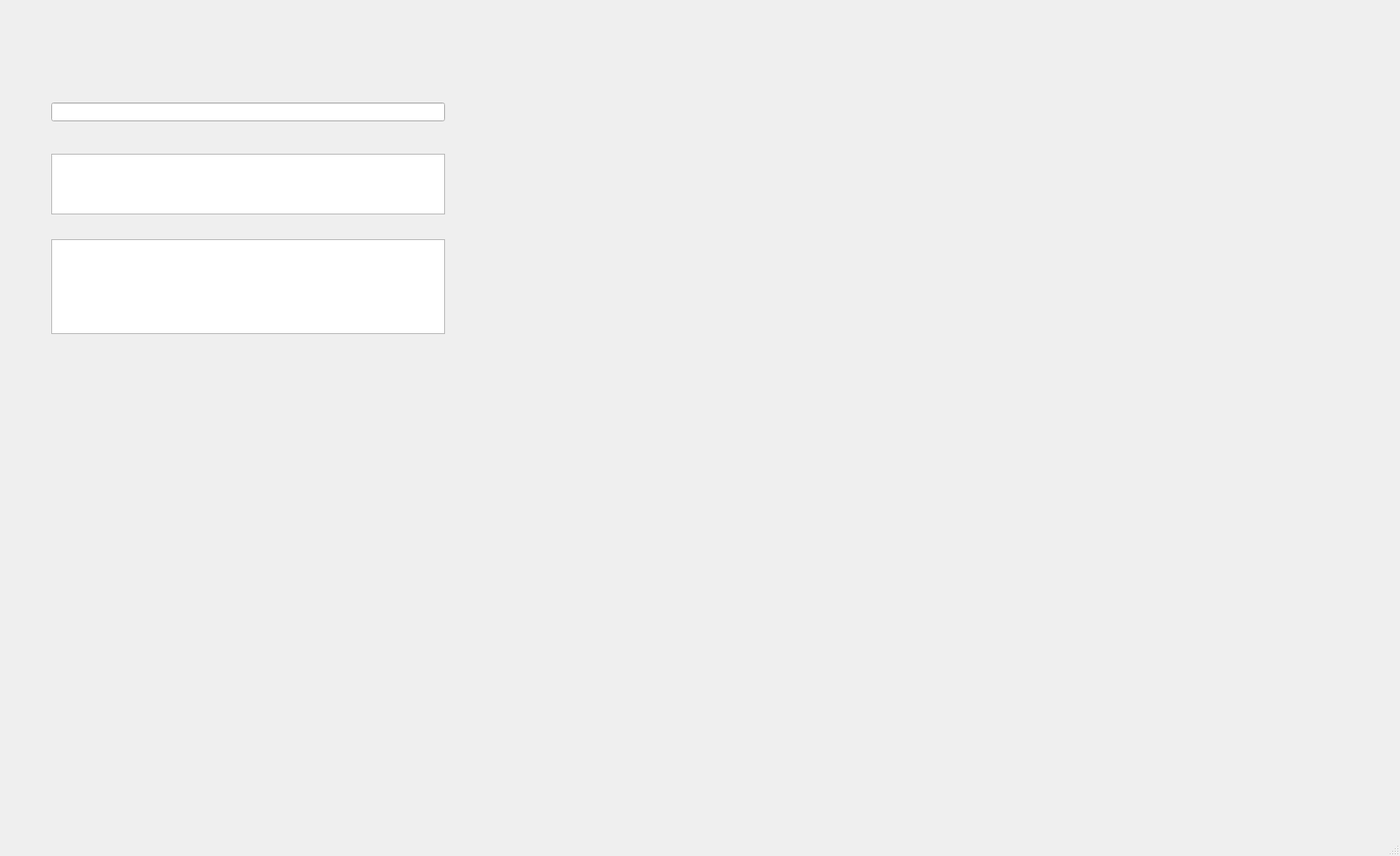
<?xml version="1.0" encoding="UTF-8"?>
<ui version="4.0">
 <class>MainWindow</class>
 <widget class="QMainWindow" name="MainWindow">
  <property name="geometry">
   <rect>
    <x>0</x>
    <y>0</y>
    <width>1639</width>
    <height>1002</height>
   </rect>
  </property>
  <property name="windowTitle">
   <string>MainWindow</string>
  </property>
  <widget class="QWidget" name="centralwidget">
   <widget class="QLineEdit" name="lineEdit">
    <property name="geometry">
     <rect>
      <x>60</x>
      <y>120</y>
      <width>461</width>
      <height>22</height>
     </rect>
    </property>
   </widget>
   <widget class="QTextEdit" name="textEdit">
    <property name="geometry">
     <rect>
      <x>60</x>
      <y>180</y>
      <width>461</width>
      <height>71</height>
     </rect>
    </property>
   </widget>
   <widget class="QPlainTextEdit" name="plainTextEdit">
    <property name="geometry">
     <rect>
      <x>60</x>
      <y>280</y>
      <width>461</width>
      <height>111</height>
     </rect>
    </property>
   </widget>
  </widget>
  <widget class="QMenuBar" name="menubar">
   <property name="geometry">
    <rect>
     <x>0</x>
     <y>0</y>
     <width>1639</width>
     <height>22</height>
    </rect>
   </property>
  </widget>
  <widget class="QStatusBar" name="statusbar"/>
 </widget>
 <resources/>
 <connections/>
</ui>
